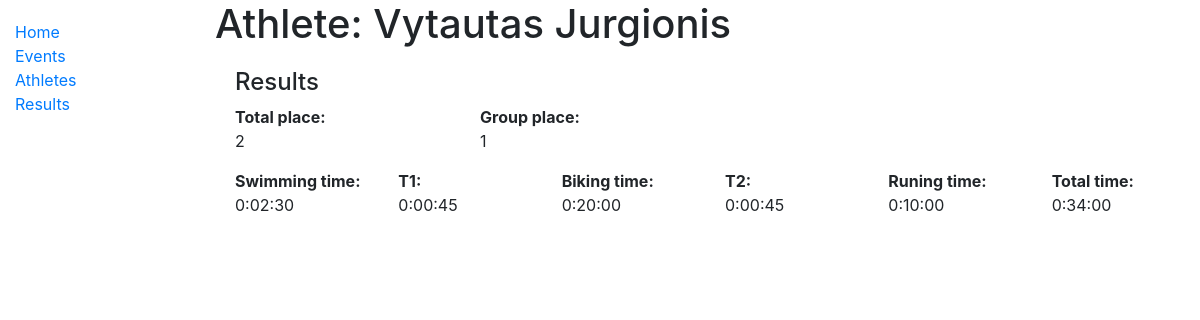
Page /triathlon/result/1 on the committed database.
### triathlon/models.py (models this page shows, shortened)
class Result(models.Model):
    event = models.ForeignKey(
        Event,
        related_name='result',
        on_delete=models.CASCADE,
        null=True,
    )
    athlete = models.ForeignKey(
        Athlete,
        related_name='result',
        on_delete=models.CASCADE,
        null=True,
    )
    distance = models.ForeignKey(
        Distance,
        on_delete=models.CASCADE,
        null=True,
    )
    group = models.ForeignKey(
        Group,
        on_delete=models.CASCADE,
        null=True,
    )
    total_place = models.CharField(max_length=10, blank=True)
    gender_place = models.CharField(max_length=10, blank=True)
    group_place = models.CharField(max_length=10, blank=True)
    swimming_time = models.DurationField(blank=True, null=True)
    t1 = models.DurationField(blank=True, null=True)
    biking_time = models.DurationField(blank=True, null=True)
    t2 = models.DurationField(blank=True, null=True)
    running_time = models.DurationField(blank=True, null=True)
    total_time = models.DurationField(blank=True, null=True)

class Athlete(models.Model):
    first_name = models.CharField(max_length=50)
    last_name = models.CharField(max_length=50)
    birth_date = models.DateField('birth date')
    age = models.IntegerField(null=True, blank=True,)
    MALE = 'M'
    FEMALE = 'F'
    CHOICES = (
        (MALE, 'Male'),
        (FEMALE, 'Female'),
    )
    gender = models.CharField(
        max_length=1,
        choices=CHOICES,
        default=MALE,
    )
    country = models.ForeignKey(
        Country,
        on_delete=models.SET_NULL,
        null=True,
    )
    headshot = models.ImageField(null=True, blank=True, upload_to="athlete_headshots/")
    class Meta:
        ordering = ['last_name']

### triathlon/views.py (the view)
# urls.py: path('result/<int:pk>', views.ResultDetailView.as_view(), name='result-detail'),
class ResultDetailView(generic.DetailView):
    model = Result
    paginate_by = 10

### triathlon/templates/triathlon/result_detail.html (shortened to what this page needs)
{% extends "base_generic.html" %}
{% block content %}
  <h1>Athlete: {{ result.athlete.first_name }} {{ result.athlete.last_name }}</h1>
  <div style="margin-left:20px;margin-top:20px">
    <h4>Results</h4>
    <div class="row">
      <div class="col-md-3">
        <dl class="dl-horizontal">
          <dt>Total place:</dt>
          <dd>{{ result.total_place }}</dd>
        </dl>
      </div>
      <div class="col-md-3">
        <dl class="dl-horizontal">
          <dt>Group place:</dt>
          <dd>{{ result.group_place }}</dd>
        </dl>
      </div>
    </div>
    <div class="row">
      <div class="col-md-2">
        <dl class="dl-horizontal">
          <dt>Swimming time:</dt>
          <dd>{{ result.swimming_time }}</dd>
        </dl>
      </div>
      <div class="col-md-2">
        <dl class="dl-horizontal">
          <dt>T1:</dt>
          <dd>{{ result.t1 }}</dd>
        </dl>
      </div>
      <div class="col-md-2">
        <dl class="dl-horizontal">
          <dt>Biking time:</dt>
          <dd>{{ result.biking_time }}</dd>
        </dl>
      </div>
      <div class="col-md-2">
        <dl class="dl-horizontal">
          <dt>T2:</dt>
          <dd>{{ result.t2 }}</dd>
        </dl>
      </div>
      <div class="col-md-2">
        <dl class="dl-horizontal">
          <dt>Runing time:</dt>
          <dd>{{ result.running_time }}</dd>
        </dl>
      </div>
      <div class="col-md-2">
        <dl class="dl-horizontal">
          <dt>Total time:</dt>
          <dd>{{ result.total_time }}</dd>
        </dl>
      </div>
    </div>
  </div>
{% endblock %}

### rows in the picture
Result: athlete.first_name "Vytautas", athlete.last_name "Jurgionis", total_place "2", group_place "1", swimming_time "0:02:30", t1 "0:00:45", biking_time "0:20:00", t2 "0:00:45", running_time "0:10:00", total_time "0:34:00"
